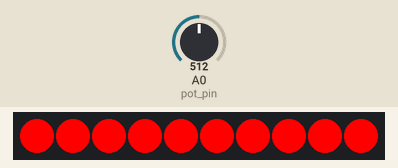
Bench run of a sketch on a simulated Arduino Uno, built with avr-gcc and run on an emulated ATmega328P. Parts: 10 RGB LEDs in strip order, left to right. The inputs (shaded band) are chosen by the test bench; at power-on: A0 (pot_pin) = 512.

Above: at 1.2 s.
1.3 s: A0 (pot_pin) set to 273
3.1 s: A0 (pot_pin) set to 248
4.6 s: A0 (pot_pin) set to 221
6.1 s: A0 (pot_pin) set to 188
At 6.4 s:
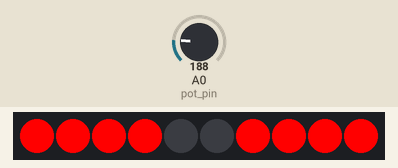
7.6 s: A0 (pot_pin) set to 140
At 8.7 s:
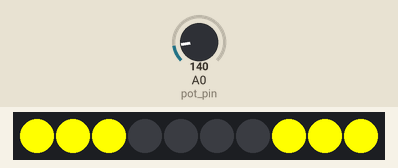
9.1 s: A0 (pot_pin) set to 40
At 9.8 s:
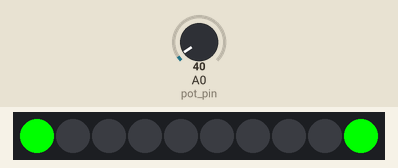
Timing chart, 0 to 11.6 s (numbered marks = the images above; inputs shaded):
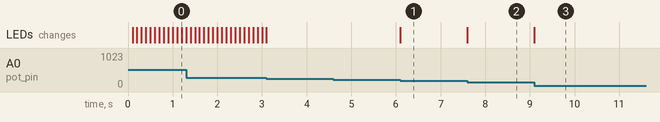

The sketch:

HRDAQ_RPM_LEDs_TEST.ino
```cpp
/* * * * * * * * * * * * * * * * * * * * * * * * * * * * * * * * * * * * * * * * *
 * HARTFORD RACING FSAE                                                          *
 * Author: Jon Ho, CompE & EE 24'                                                *
 *                                                                               *
 * Required libraries:                                                           *
 * - https://www.pjrc.com/teensy/td_download.html (Teensyduino)                  *
 *                                                                               *
 * Notes:                                                                        *
 * - Purpose: Test code for RPM_LEDs_PCB                                         *
 * - Use a potentiometer and connect it to A0 of a bare Teensy 4.1               *
 * - Use standard Neopixel libraries to test Status_LEDs_PCB                     *
 *                                                                               *
 * * * * * * * * * * * * * * * * * * * * * * * * * * * * * * * * * * * * * * * * */
#include <Adafruit_NeoPixel.h>
int RPM_LEDs_pin        = 10;  //Pin connected to RPM_LEDs PCB
int RPM_LEDs_brightness = 255; //Brightness of all Neopixels on RPM_LEDs PCB
int pot_pin             = A0;  //Analog pin of pot to test RPM_LEDs PCB
#define NUMPIXELS      10      //Number of Neopixels on RPM_LEDs PCB
#define MAX_RPM        255     //Maximum RPM of car
#define MIN_RPM        0       //Minimum RPM of car

Adafruit_NeoPixel RPM_LEDs = Adafruit_NeoPixel(NUMPIXELS, RPM_LEDs_pin, NEO_GRB + NEO_KHZ800);

unsigned long last_update_time = 0;
unsigned long blink_interval   = 100; //Blink rate in milliseconds

void setup(){
  RPM_LEDs.begin();
  RPM_LEDs.show(); //Initialize all pixels to 'off'
  RPM_LEDs.setBrightness(RPM_LEDs_brightness);
}

void loop(){
  int rpm = analogRead(pot_pin);

  if(rpm > MAX_RPM){blinkRed();}
  else{
    int num_pixels = map(rpm, MIN_RPM, MAX_RPM, 0, NUMPIXELS);

    //Display the RPM on the Neopixels with color gradient
    for(int i = 0; i < NUMPIXELS; i++) {
      //Calculate the distance of the pixel from the nearest edge
      int edge_distance = min(i, NUMPIXELS - 1 - i);

      //Map the LEDs based on the distance and RPM
      if(edge_distance <= num_pixels / 2){
        uint32_t color = mapColor(rpm);
        RPM_LEDs.setPixelColor(i, color);
      }
      else{
        RPM_LEDs.setPixelColor(i, RPM_LEDs.Color(0, 0, 0)); //Turn off the remaining pixels
      }
    }
    RPM_LEDs.show();
  }
}

//Function to map color based on RPM
uint32_t mapColor(int rpm) {
  // Adjust these values based on your RPM range
  if(rpm < 50){
    return RPM_LEDs.Color(0, 255, 0); //Green
  }
  else if(rpm < 150){
    return RPM_LEDs.Color(255, 255, 0); //Yellow
  }
  else{
    return RPM_LEDs.Color(255, 0, 0); //Red
  }
}

//Function to make all Neopixels blink in red
void blinkRed(){
  unsigned long current_time = millis();

  if(current_time - last_update_time >= blink_interval){
    last_update_time = current_time;
    static bool is_red = false;

    if(is_red){RPM_LEDs.fill(RPM_LEDs.Color(0, 0, 0));}
    else{RPM_LEDs.fill(RPM_LEDs.Color(255, 0, 0));}

    is_red = !is_red;
    RPM_LEDs.show();
  }
}
```

Measured:
- the behaviour switches between 204 and 203 on A0 (pot_pin) (found by bisection; images 0 and 1)
- after the input at 4.6 s, every drawn part: stays the same
- after the input at 6.1 s, the LEDs: change at once (image 1)
- after the input at 7.6 s, the LEDs: change at once (image 2)
- after the input at 9.1 s, the LEDs: change at once (image 3)
